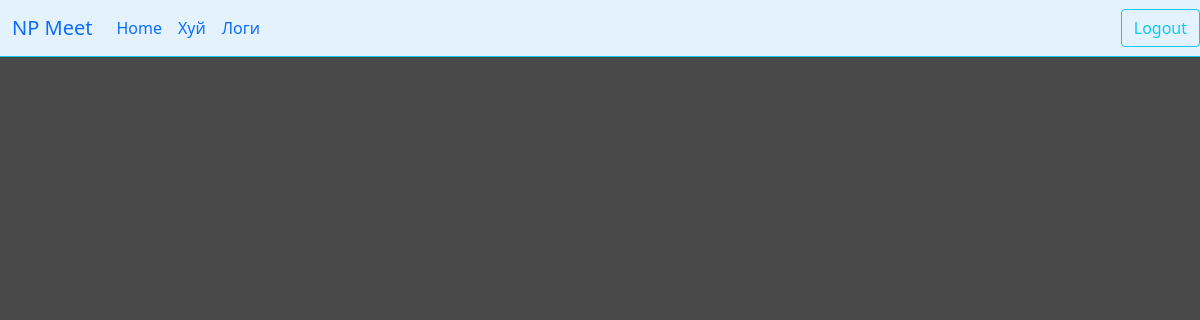
The app's page /company/workers/tasks/hidden/ (signed in), older data.
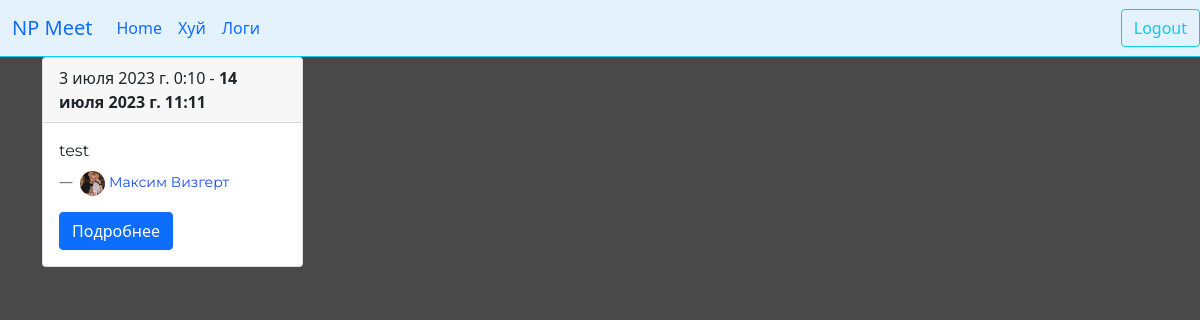
The same page, newer data.
### main/models.py (models this page shows, shortened)
class Tasks(models.Model):
    status_option = (
        ('done', 'Выполнено'),
        ('in_process', 'В процессе'),
        ('in_start', 'Не начат'),
    )
    company = models.ForeignKey(Corporations, on_delete=models.CASCADE, verbose_name='Компания')
    creator = models.ForeignKey(User, on_delete=models.DO_NOTHING, verbose_name='Поручитель', related_name='user_creator')
    worker = models.ForeignKey(User, on_delete=models.CASCADE, verbose_name='Работник', related_name='user_worker')
    task = models.TextField(verbose_name='Задача')
    status = models.CharField(choices=status_option, max_length=50, default=status_option[2][0])
    is_new = models.BooleanField(verbose_name='Новая', default=True)
    active = models.BooleanField(verbose_name='Активная', default=True)
    created_date = models.DateTimeField(verbose_name='Дата поручения', auto_now_add=True)
    deadline = models.DateTimeField(verbose_name='Дедлайн')
    class Meta:
        verbose_name = 'задачу'
        verbose_name_plural = 'Задачи'

class User(AbstractUser):
    avatar = models.ImageField(upload_to='main/users/avatars', default='main/users/avatars/default.webp')
    birth_date = models.DateField(null=True, blank=True, verbose_name='Дата рождения')
    phone = models.CharField(max_length=20, null=True, blank=True, verbose_name='Номер телефона')
    position = models.ManyToManyField(CorpPositions, blank=True)
    corporation = models.ForeignKey(Corporations, on_delete=models.CASCADE, null=True, blank=True)
    reg_ip = models.GenericIPAddressField(verbose_name='IP при регистрации', blank=True, null=True)
    last_ip = models.GenericIPAddressField(verbose_name='IP последнего входа', blank=True, null=True)

### main/views.py (the view)
# urls.py: path('company/workers/tasks/hidden/', views.hidden_tasks_page, name='hidden_tasks_page'),
@login_required
def hidden_tasks_page(request):
    return render(request, 'main/tasks/hidden_tasks_page.html', context={
        'tasks': Tasks.objects.filter(
            company=request.user.corporation,
            worker=request.user,
            active=False
        ).order_by('deadline')
    })

### main/templates/main/tasks/hidden_tasks_page.html (shortened to what this page needs)
{% extends 'main/base.html' %}
{% load static %}
{% block head %}
<link rel="stylesheet" href="{% static 'main/css/tasks/tasks_page.css' %}">
{% endblock head %}
{% block content %}
    <div class="container">
        <div class="row justify_content-between">
        {% for task in tasks %}
            <div class="col-3">
                <div class="card">
                    <div class="card-header">
                        {{task.created_date}} - <b>{{task.deadline}}</b>
                    </div>
                    <div class="card-body">
                        <p class="card-text">{{task.task|truncatechars:100}}</p>
                        <footer class="blockquote-footer">
                            <a class='user-link' href="{% url 'profile_page' task.creator.id %}">
                                <img src="{{task.creator.avatar.url}}" width="25" height="25">
                                {{task.creator.first_name}} {{task.creator.last_name}}
                            </a>
                        </footer>
                      <a href="{% url 'detal_task_page' task.id %}" class="btn btn-primary">Подробнее</a>
                    </div>
                </div>
            </div>
        {% endfor %}
        </div>
    </div>
    {% endblock content %}

Row changes from the older to the newer data that the page shows:
added Tasks: created_date "3 июля 2023 г. 0:10", deadline "14 июля 2023 г. 11:11", task "test", creator.avatar (picture), creator.first_name "Максим", creator.last_name "Визгерт"
